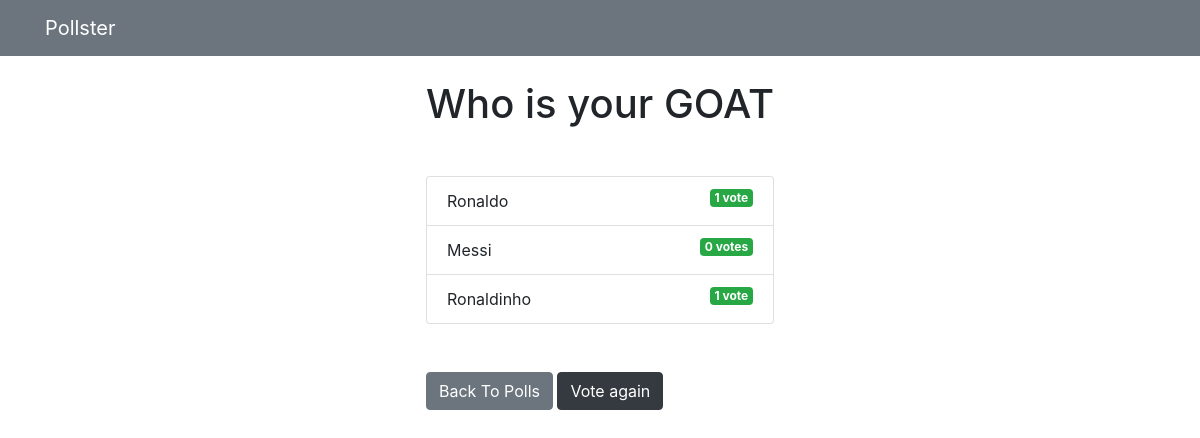
Screenshot of /pollster/3/results/ with the database file from the repository.
### pollster/models.py (models this page shows, shortened)
class Question(models.Model):
    question_text = models.CharField(max_length=200)
    pub_date = models.DateTimeField('date published')
    def was_published_recently(self):
        now = timezone.now()
        return now - datetime.timedelta(days=1) <= self.pub_date <= now
    was_published_recently.admin_order_field = 'pub_date'
    was_published_recently.boolean = True
    was_published_recently.short_description = 'Published recently?'

class Choice(models.Model):
    question = models.ForeignKey(Question, on_delete=models.CASCADE)
    choice_text = models.CharField(max_length=200)
    votes = models.IntegerField(default=0)

### pollster/views.py (the view)
# urls.py: path('<int:pk>/results/', views.ResultsView.as_view(), name='results'),
class ResultsView(generic.DetailView):
    model = Question
    template_name = 'pollster/results.html'

### pollster/templates/pollster/results.html
{% extends 'pages/base.html' %}
{% block content %}
<h1 class="mb-5 text-center">{{ question.question_text }}</h1>
<ul class="list-group mb-5">
    {% for choice in question.choice_set.all %}
    <li class="list-group-item">
        {{ choice.choice_text }} <span class="badge badge-success float-right">{{ choice.votes }}
            vote{{ choice.votes | pluralize }}</span>
    </li>
    {% endfor %}
</ul>
<a class="btn btn-secondary" href="{% url 'pollster:index' %}">Back To Polls</a>
<a class="btn btn-dark" href="{% url 'pollster:detail' question.id %}">Vote again</a>
{% endblock %}

### rows the page displays
Question: question_text "Who is your GOAT"
Choice: choice_text "Ronaldo", votes "1"
Choice: choice_text "Messi", votes "0", votes|pluralize "s"
Choice: choice_text "Ronaldinho", votes "1"
